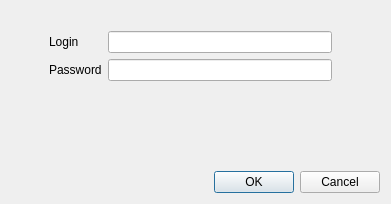
<?xml version="1.0" encoding="UTF-8"?>
<ui version="4.0">
 <class>DialogConnect</class>
 <widget class="QDialog" name="DialogConnect">
  <property name="geometry">
   <rect>
    <x>0</x>
    <y>0</y>
    <width>391</width>
    <height>204</height>
   </rect>
  </property>
  <property name="windowTitle">
   <string>Connection</string>
  </property>
  <layout class="QVBoxLayout" name="verticalLayout_4">
   <item>
    <layout class="QVBoxLayout" name="verticalLayout_3">
     <item>
      <layout class="QHBoxLayout" name="horizontalLayout">
       <item>
        <spacer name="verticalSpacer">
         <property name="orientation">
          <enum>Qt::Vertical</enum>
         </property>
         <property name="sizeHint" stdset="0">
          <size>
           <width>38</width>
           <height>128</height>
          </size>
         </property>
        </spacer>
       </item>
       <item>
        <layout class="QVBoxLayout" name="verticalLayout_2">
         <item>
          <layout class="QVBoxLayout" name="verticalLayout">
           <item>
            <spacer name="horizontalSpacer">
             <property name="orientation">
              <enum>Qt::Horizontal</enum>
             </property>
             <property name="sizeHint" stdset="0">
              <size>
               <width>248</width>
               <height>20</height>
              </size>
             </property>
            </spacer>
           </item>
           <item>
            <layout class="QFormLayout" name="formLayout">
             <property name="fieldGrowthPolicy">
              <enum>QFormLayout::AllNonFixedFieldsGrow</enum>
             </property>
             <item row="0" column="0">
              <widget class="QLabel" name="labelID">
               <property name="text">
                <string>Login</string>
               </property>
              </widget>
             </item>
             <item row="0" column="1">
              <widget class="QLineEdit" name="lineEditLogin">
               <property name="text">
                <string/>
               </property>
              </widget>
             </item>
             <item row="1" column="0">
              <widget class="QLabel" name="labelMDP">
               <property name="text">
                <string>Password</string>
               </property>
              </widget>
             </item>
             <item row="1" column="1">
              <widget class="QLineEdit" name="lineEditMDP">
               <property name="echoMode">
                <enum>QLineEdit::Password</enum>
               </property>
              </widget>
             </item>
            </layout>
           </item>
          </layout>
         </item>
         <item>
          <widget class="QLabel" name="label">
           <property name="text">
            <string/>
           </property>
          </widget>
         </item>
        </layout>
       </item>
       <item>
        <spacer name="verticalSpacer_2">
         <property name="orientation">
          <enum>Qt::Vertical</enum>
         </property>
         <property name="sizeHint" stdset="0">
          <size>
           <width>48</width>
           <height>138</height>
          </size>
         </property>
        </spacer>
       </item>
      </layout>
     </item>
     <item>
      <widget class="QDialogButtonBox" name="buttonBox">
       <property name="orientation">
        <enum>Qt::Horizontal</enum>
       </property>
       <property name="standardButtons">
        <set>QDialogButtonBox::Cancel|QDialogButtonBox::Ok</set>
       </property>
      </widget>
     </item>
    </layout>
   </item>
  </layout>
 </widget>
 <resources/>
 <connections>
  <connection>
   <sender>buttonBox</sender>
   <signal>accepted()</signal>
   <receiver>DialogConnect</receiver>
   <slot>accept()</slot>
   <hints>
    <hint type="sourcelabel">
     <x>248</x>
     <y>254</y>
    </hint>
    <hint type="destinationlabel">
     <x>157</x>
     <y>274</y>
    </hint>
   </hints>
  </connection>
  <connection>
   <sender>buttonBox</sender>
   <signal>rejected()</signal>
   <receiver>DialogConnect</receiver>
   <slot>reject()</slot>
   <hints>
    <hint type="sourcelabel">
     <x>316</x>
     <y>260</y>
    </hint>
    <hint type="destinationlabel">
     <x>286</x>
     <y>274</y>
    </hint>
   </hints>
  </connection>
 </connections>
</ui>
